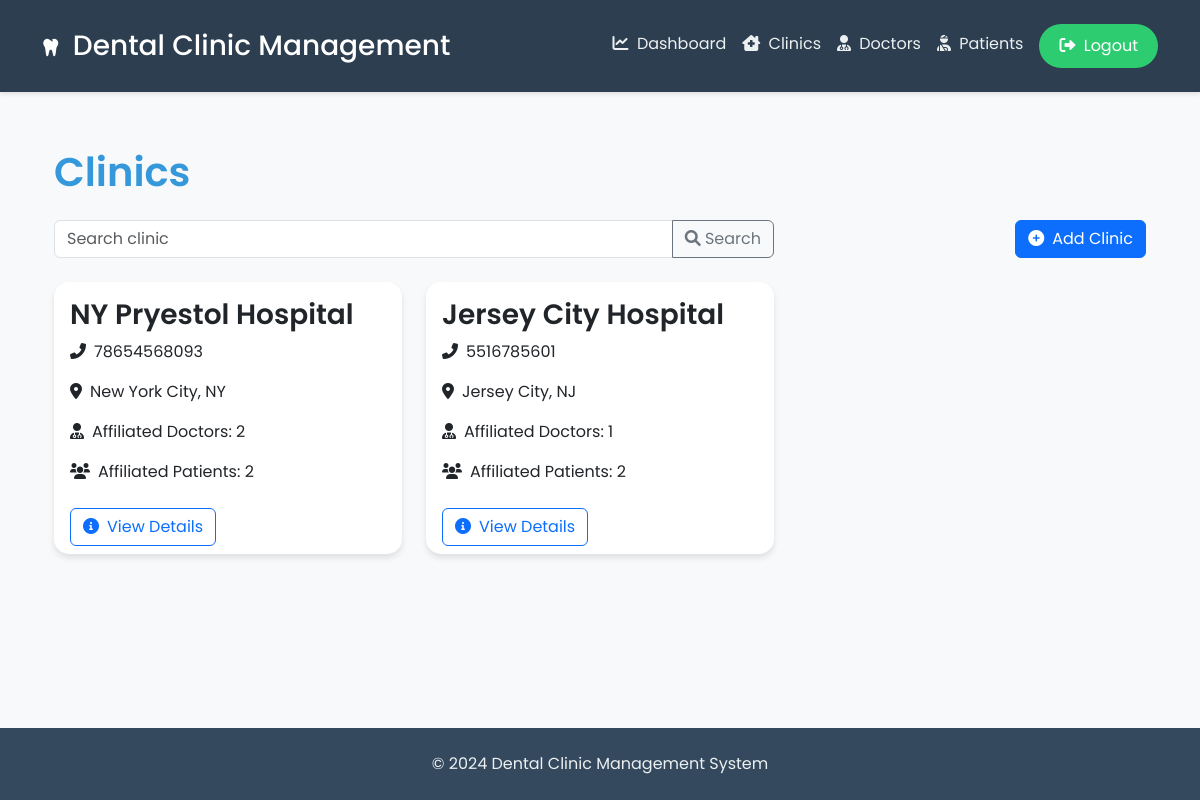
Page /clinics/ (signed in) on the committed database.
### core/models.py (models this page shows, shortened)
class Clinic(models.Model):
    name = models.CharField(max_length=100)
    phone_number = models.CharField(max_length=20)
    city = models.CharField(max_length=50)
    state = models.CharField(max_length=50)
    address = models.TextField()
    email = models.EmailField()
    def affiliated_doctors_count(self):
        return self.doctorclinicaffiliation_set.count()
    def affiliated_patients_count(self):
        return Patient.objects.filter(appointments__clinic=self).distinct().count()

### core/views.py (the view)
# urls.py: path('clinics/', views.clinic_list, name='clinic_list'),
@login_required
def clinic_list(request):
    query = request.GET.get('search', '')
    clinics = Clinic.objects.filter(name__icontains=query)
    for clinic in clinics:
        clinic.patient_count = clinic.affiliated_patients_count()
    return render(request, 'core/clinic/clinic_list.html', {'clinics': clinics})

### core/templates/core/clinic/clinic_list.html (shortened to what this page needs)
{% extends 'core/base.html' %}
{% block content %}
<div class="container">
    <h1 class="mb-4">Clinics</h1>
    <div class="row mb-4">
        <div class="col-md-8">
            <form method="GET" class="search-form">
                <div class="input-group">
                    <input type="text" name="search" class="form-control" placeholder="Search clinic" value="{{ request.GET.search }}">
                    <button class="btn btn-outline-secondary" type="submit">
                        <i class="fas fa-search"></i> Search
                    </button>
                </div>
            </form>
        </div>
        <div class="col-md-4 text-md-end">
            <a href="{% url 'add_clinic' %}" class="btn btn-primary">
                <i class="fas fa-plus-circle me-2"></i>Add Clinic
            </a>
        </div>
    </div>
    <div class="row row-cols-1 row-cols-md-2 row-cols-lg-3 g-4">
        {% for clinic in clinics %}
            <div class="col">
                <div class="card h-100 clinic-card">
                    <div class="card-body">
                        <h3 class="card-title">{{ clinic.name }}</h3>
                        <p class="card-text"><i class="fas fa-phone-alt me-2"></i>{{ clinic.phone_number }}</p>
                        <p class="card-text"><i class="fas fa-map-marker-alt me-2"></i>{{ clinic.city }}, {{ clinic.state }}</p>
                        <p class="card-text"><i class="fas fa-user-md me-2"></i>Affiliated Doctors: {{ clinic.affiliated_doctors_count }}</p>
                        <p class="card-text"><i class="fas fa-users me-2"></i>Affiliated Patients: {{ clinic.patient_count }}</p>
                    </div>
                    <div class="card-footer bg-transparent border-top-0">
                        <a href="{% url 'clinic_detail' clinic.pk %}" class="btn btn-outline-primary">
                            <i class="fas fa-info-circle me-2"></i>View Details
                        </a>
                    </div>
                </div>
            </div>
        {% empty %}
            <div class="col-12">
                <div class="alert alert-info" role="alert">
                    <i class="fas fa-info-circle me-2"></i>No clinics found.
                </div>
            </div>
        {% endfor %}
    </div>
</div>
{% endblock %}

### core/templates/core/base.html (style rules this page uses)
:root { --primary-color: #3498db; --secondary-color: #2ecc71; --background-color: #f8f9fa; --text-color: #333; --header-bg: #2c3e50; --footer-bg: #34495e; }
body { font-family: 'Poppins', sans-serif; background-color: var(--background-color); color: var(--text-color); min-height: 100vh; display: flex; flex-direction: column; }
h1, h2, h3 { color: var(--primary-color); font-weight: 600; }
.card { border: none; border-radius: 15px; box-shadow: 0 4px 6px rgba(0, 0, 0, 0.1); transition: all 0.3s ease; }

### core/templates/core/clinic/clinic_list.html (style rules this page uses)
.search-form { max-width: 100%; }
.clinic-card { transition: transform 0.3s ease-in-out, box-shadow 0.3s ease-in-out; }

### rows in the picture
Clinic: name "NY Pryestol Hospital", phone_number "78654568093", city "New York City", state "NY", affiliated_doctors_count "2", patient_count "2"
Clinic: name "Jersey City Hospital", phone_number "5516785601", city "Jersey City", state "NJ", affiliated_doctors_count "1", patient_count "2"
